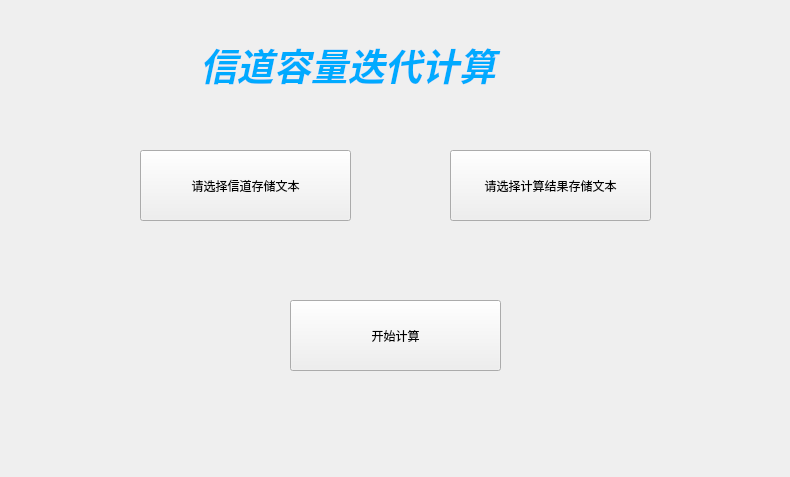
<?xml version="1.0" encoding="UTF-8"?>
<ui version="4.0">
 <class>XindaoRL</class>
 <widget class="QWidget" name="XindaoRL">
  <property name="geometry">
   <rect>
    <x>0</x>
    <y>0</y>
    <width>790</width>
    <height>477</height>
   </rect>
  </property>
  <property name="windowTitle">
   <string>信道容量迭代计算</string>
  </property>
  <widget class="QLabel" name="label">
   <property name="geometry">
    <rect>
     <x>200</x>
     <y>0</y>
     <width>411</width>
     <height>131</height>
    </rect>
   </property>
   <property name="text">
    <string>&lt;html&gt;&lt;head/&gt;&lt;body&gt;&lt;p&gt;&lt;span style=&quot; font-size:28pt; font-weight:600; font-style:italic; color:#00aaff;&quot;&gt;信道容量迭代计算&lt;/span&gt;&lt;/p&gt;&lt;/body&gt;&lt;/html&gt;</string>
   </property>
  </widget>
  <widget class="QPushButton" name="pushButton">
   <property name="geometry">
    <rect>
     <x>140</x>
     <y>150</y>
     <width>211</width>
     <height>71</height>
    </rect>
   </property>
   <property name="text">
    <string>请选择信道存储文本</string>
   </property>
  </widget>
  <widget class="QPushButton" name="pushButton_2">
   <property name="geometry">
    <rect>
     <x>450</x>
     <y>150</y>
     <width>201</width>
     <height>71</height>
    </rect>
   </property>
   <property name="text">
    <string>请选择计算结果存储文本</string>
   </property>
  </widget>
  <widget class="QPushButton" name="pushButton_3">
   <property name="geometry">
    <rect>
     <x>290</x>
     <y>300</y>
     <width>211</width>
     <height>71</height>
    </rect>
   </property>
   <property name="text">
    <string>开始计算</string>
   </property>
  </widget>
 </widget>
 <resources/>
 <connections/>
</ui>
